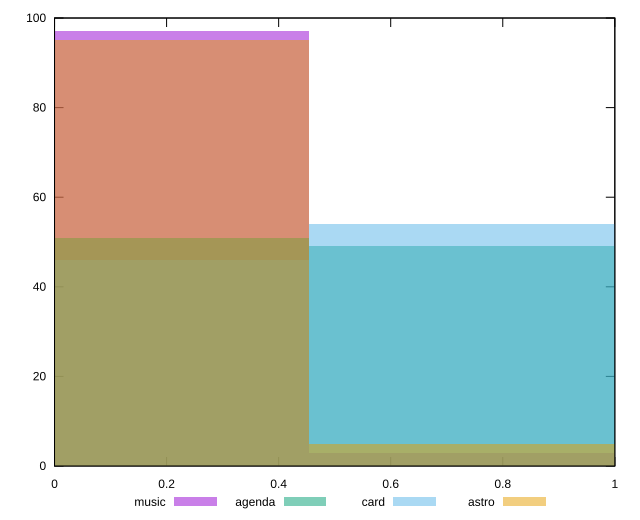

Write gnuplot code to recreate this figure.
reset

$music <<EOF
0 97
0.909537215231491 3
EOF

$agenda <<EOF
0 51
0.909537215231491 49
EOF

$card <<EOF
0.909537215231491 54
0 46
EOF

$astro <<EOF
0.909537215231491 5
0 95
EOF

set key outside below
set boxwidth 0.909537215231491
set xrange [0:1]
set yrange [0:100]
set trange [0:100]
set style fill transparent solid 0.5 noborder
set terminal svg size 640, 520 enhanced background rgb 'white'
set output "reports/report_00028_2021-02-24T12-49-42.674Z/estimated-input-latency/comparison/histogram/all_score.svg"

plot $music title "music" with boxes, \
     $agenda title "agenda" with boxes, \
     $card title "card" with boxes, \
     $astro title "astro" with boxes

reset
